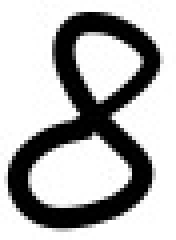
#> input picture dataset_segmentato/8/8_018.png, 44 x 60 px (shown 4 times larger); its folder holds only this picture in this run
$ python normalizza_immagini.py
#> lines starting #> are read from the running program, lines starting #| are printed output that depends on the picture
import cv2
import os
import numpy as np

# --- CONFIGURAZIONE ---
INPUT_DIR_SEGMENTATO = "dataset_segmentato"  # Cartella con i caratteri segmentati
OUTPUT_DIR_NORMALIZZATO = "dataset_normalizzato" # Cartella dove salvare i caratteri normalizzati
TARGET_SIZE = 128  # Dimensione finale dell'immagine (TARGET_SIZE x TARGET_SIZE)
BACKGROUND_COLOR = 255  # Colore di sfondo/padding (255 per bianco)

# --- Assicurati che la cartella base di output esista ---
os.makedirs(OUTPUT_DIR_NORMALIZZATO, exist_ok=True)

print(f"Leggo immagini da: {os.path.abspath(INPUT_DIR_SEGMENTATO)}")
print(f"Immagini normalizzate verranno salvate in: {os.path.abspath(OUTPUT_DIR_NORMALIZZATO)}")
print(f"Dimensione target: {TARGET_SIZE}x{TARGET_SIZE} pixel")

# --- Itera su ogni cartella di etichetta (A, B, PUNTO, ecc.) ---
for label_name in os.listdir(INPUT_DIR_SEGMENTATO):
    label_input_path = os.path.join(INPUT_DIR_SEGMENTATO, label_name)
    label_output_path = os.path.join(OUTPUT_DIR_NORMALIZZATO, label_name)

    if not os.path.isdir(label_input_path):
        continue # Salta file che non sono directory (es. .DS_Store su macOS)

    os.makedirs(label_output_path, exist_ok=True)
    print(f"\nProcesso etichetta: {label_name}")

    processed_count = 0
    # --- Itera su ogni immagine di carattere segmentata ---
    for image_filename in os.listdir(label_input_path):
        if image_filename.lower().endswith(('.png', '.jpg', '.jpeg', '.bmp', '.tiff')):
            char_image_path = os.path.join(label_input_path, image_filename)

            # Carica l'immagine in scala di grigi
            img = cv2.imread(char_image_path, cv2.IMREAD_GRAYSCALE)
#> img is the input picture: shape (60, 44); min 0, max 255, mean 179.8
            if img is None:
                print(f"Errore: Impossibile caricare {char_image_path}. Saltata.")
                continue

            img_h, img_w = img.shape
#> img_h = 60; img_w = 44

            # Calcola il rapporto di aspetto e la nuova dimensione
            aspect_ratio = img_w / img_h
#> aspect_ratio = 0.733

            if img_w > img_h:
                # L'immagine è più larga che alta
                new_w = TARGET_SIZE
                new_h = int(TARGET_SIZE / aspect_ratio)
            else:
                # L'immagine è più alta che larga, o quadrata
                new_h = TARGET_SIZE
                new_w = int(TARGET_SIZE * aspect_ratio)
#> new_w = 93

            # Assicurati che new_w e new_h non siano zero (se l'immagine originale è degenere)
            if new_w == 0: new_w = 1
            if new_h == 0: new_h = 1

            # Ridimensiona l'immagine mantenendo l'aspect ratio
            # cv2.INTER_LINEAR è una buona scelta generale.
            # cv2.INTER_AREA è spesso buono per rimpicciolire.
            # cv2.INTER_CUBIC o cv2.INTER_LANCZOS4 per ingrandire (più lenti ma qualità migliore).
            # Dato che potremmo sia ingrandire che rimpicciolire per adattare, INTER_LINEAR è un compromesso.
            resized_img = cv2.resize(img, (new_w, new_h), interpolation=cv2.INTER_LINEAR)
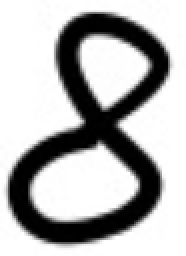
#> resized_img: shape (128, 93) (shown 2 times larger); min 0, max 255, mean 179.8

            # Crea un'immagine quadrata di sfondo bianco (canvas)
            canvas = np.full((TARGET_SIZE, TARGET_SIZE), BACKGROUND_COLOR, dtype=np.uint8)

            # Calcola la posizione per centrare l'immagine ridimensionata sul canvas
            y_offset = (TARGET_SIZE - new_h) // 2
            x_offset = (TARGET_SIZE - new_w) // 2
#> x_offset = 17

            # Incolla l'immagine ridimensionata sul canvas
            canvas[y_offset : y_offset + new_h, x_offset : x_offset + new_w] = resized_img
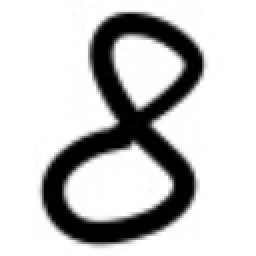
#> canvas: shape (128, 128) (shown 2 times larger); min 0, max 255, mean 200.3

            # Salva l'immagine normalizzata
            output_image_save_path = os.path.join(label_output_path, image_filename)
            cv2.imwrite(output_image_save_path, canvas)
            processed_count += 1

    print(f"Salvate {processed_count} immagini normalizzate per l'etichetta '{label_name}'.")

print("\n--- Processo di normalizzazione completato! ---")

$ run again, on dataset_segmentato/8/8_028.png
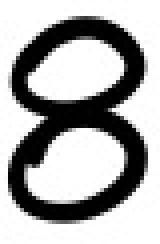
#> input picture dataset_segmentato/8/8_028.png, 40 x 61 px (shown 4 times larger)
#> img is the input picture: shape (61, 40); min 0, max 255, mean 172.5
#> `resized_img = cv2.resize(img, (new_w, new_h), interpolation=cv2.INTER_..`:
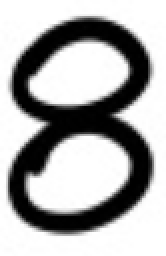
#> resized_img: shape (128, 83) (shown 2 times larger); min 0, max 255, mean 172.4
#> `canvas[y_offset : y_offset + new_h, x_offset : x_offset + new_w] = res..`:
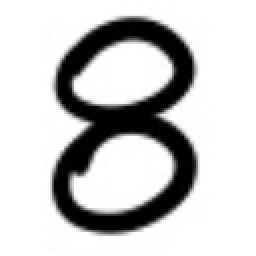
#> canvas: shape (128, 128) (shown 2 times larger); min 0, max 255, mean 201.4
